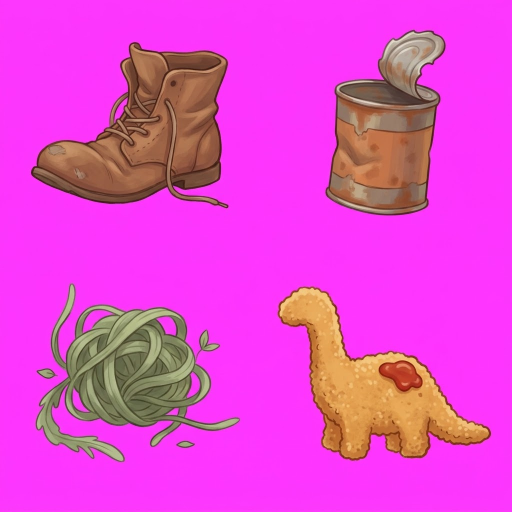
#> input picture assets/Gemini_junk-sheet-a.jpg, 1024 x 1024 px (shown at 1/2 size)
$ python cut-junk.py
#> lines starting #> are read from the running program, lines starting #| are printed output that depends on the picture; after the words box and inside, x2 and y2 are one past the last pixel; in counts of white or black regions, pixels touching at a corner belong together
#!/usr/bin/env python3
"""Cut the junk pulls out of one delivered sheet (T4).

An ART PIPELINE tool, not part of the game: nothing loads it at runtime and it
is not a build step. Fifth of its family after cut-angler.py, cut-vessel.py,
cut-fish.py and cut-gear.py, and the same argument as all four: don't generate
a piece you could cut.

    python3 tools/cut-junk.py <sheet> [source.jpg|png]

Sheets carry several objects on one canvas separated by flat magenta, so they
come apart as connected components. This is cut-fish.py's opening move with the
fish half removed: no caudal peduncle, no tail split, no per-species length,
because a boot has no anatomy and the game draws junk with `background: center /
contain`, which letterboxes whatever aspect it is handed. So the output is one
tight crop per object and nothing is measured into config.

The reason there is a tool here at all, rather than four hand crops: the same
one as everywhere else in this family. If a better sheet ever lands, or the
alpha model changes, the cut is one command instead of an afternoon.

WHAT THIS TOOL HAS THAT cut-fish.py DOES NOT: STRAYS ARE KEPT

cut-fish.py takes the N largest components and DROPS the rest, because the rest
were captions: the Ocean's first sheet came back with species names on it and a
flat size threshold called seventeen word fragments fish.

That rule is wrong here, and sheet A proved it on delivery. The pond weed was
asked for with "a few long fronds straggling out of the clump and a couple of
tiny leaves", and it arrived with exactly that: two of the leaves are detached
from the clump, 597px and 415px against the clump's 69,299. Dropping them
loses art the prompt asked for. So a small component is ATTACHED to a subject
rather than dropped, and the question becomes which subject, and whether the
answer is ever in doubt.

It is not, and the threshold is derived rather than picked. A stray joins the
nearest subject when its bounding box is within HALF THE SMALLEST GAP BETWEEN
ANY TWO SUBJECTS on that sheet. Half, because that is the largest cap for which
no stray can be inside two subjects' caps at once: the attachment is
unambiguous by construction rather than by a number someone liked, and it
rescales itself per sheet instead of assuming sheet A's spacing.

On sheet A the measurement is not close: both strays sit INSIDE the weed's own
bounding box (gap 0.0px), the next nearest subject is 166px and 320px away, the
narrowest subject-to-subject band is 76px, so the cap is 38px. Anything past
the cap stops the tool instead of being quietly dropped, because on this sheet
that can only be a caption or a subject the layout did not name, and both are
worth a human looking at.

ALPHA IS THE UNMIX MODEL, NOT THE DISTANCE RAMP

Same choice as the fish, the gear and the Whaler's glass, and for the same
reason: a JPEG's ringing around a saturated key is not a linear mix, so the
ramp reads a half-magenta edge pixel as nearly opaque and leaves a pink rim.
`gap = min(R,B) - G` is linear in how much key a pixel carries, and it clips to
opaque on every warm or neutral colour in this palette. Sheet A measured 0 px
of residual key inside the subjects, so there is nothing left to despill.
"""
import sys, os
from collections import deque
import numpy as np
from PIL import Image

ROOT = os.path.dirname(os.path.dirname(os.path.abspath(__file__)))

# Which pieces are on which sheet, in READING ORDER: rows top to bottom, and
# left to right within a row. The prompt's own layout written down, exactly as
# cut-fish.py does it, and deliberately not a grid of quadrant names: sheet A is
# 2x2 and sheet B is 3x2, and a list covers both without the table knowing.
SHEETS = {
    "a": dict(src="assets/Gemini_junk-sheet-a.jpg",
              layout=["boot", "can", "weed", "nugget"]),
    # Registered ahead of the art, the way R6's wave 2 was, so cutting the
    # delivered sheet is one command.
    "b": dict(src="assets/Gemini_junk-sheet-b.jpg",
              layout=["unicorn", "turtle", "cube", "frisbee", "chocolate", "mask"]),
}

TOL = 70.0        # backdrop flood tolerance, cut-fish.py's, unchanged
SOLID = 0.12      # alpha above which a pixel joins a component, likewise

name = sys.argv[1] if len(sys.argv) > 1 else "a"
S = SHEETS[name]
SRC = sys.argv[2] if len(sys.argv) > 2 else os.path.join(ROOT, S["src"])

im = Image.open(SRC).convert("RGB")
#> im is the input picture: PIL image 1024x1024 RGB; mean R, G, B 228, 69.6, 208.5
W, H = im.size
#> W = 1024; H = 1024
a = np.asarray(im, dtype=np.float64)

border = np.concatenate([a[0:3].reshape(-1, 3), a[-3:].reshape(-1, 3),
                         a[:, 0:3].reshape(-1, 3), a[:, -3:].reshape(-1, 3)])
KEY = np.median(border, axis=0)
#> KEY = [253, 55, 253]
dist = np.sqrt(((a - KEY) ** 2).sum(axis=2))
print("sheet %s  %dx%d  key %s (stdev %s)"
      % (name, W, H, KEY.round(1), border.std(axis=0).round(1)))
#| sheet a  1024x1024  key [253.  55. 253.] (stdev [1.  2.4 1.7])

# 1. flood the backdrop in from the border, then take the enclosed pockets too:
#    the hole through a boot's lace loop and the gaps in a weed tangle are
#    backdrop the border cannot reach.
bg = np.zeros((H, W), dtype=bool)
q = deque()
for x in range(W):
    for y in (0, H - 1):
        if dist[y, x] <= TOL and not bg[y, x]:
            bg[y, x] = True; q.append((x, y))
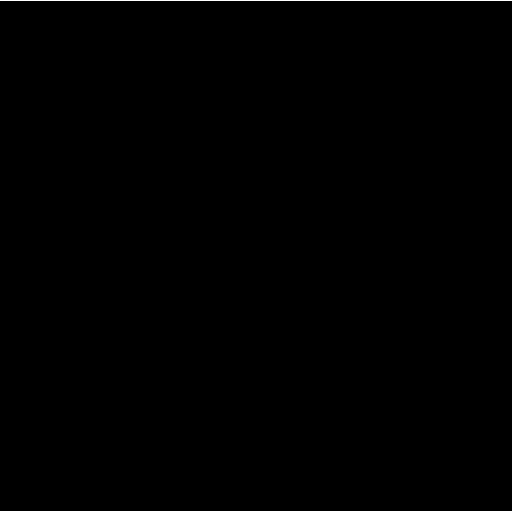
#> bg: shape (1024, 1024) bool (shown at 1/2 size); 0.2% white in thin lines or dots
for y in range(H):
    for x in (0, W - 1):
        if dist[y, x] <= TOL and not bg[y, x]:
            bg[y, x] = True; q.append((x, y))
#> bg: shape (1024, 1024) bool; 0.39% white in thin lines or dots
while q:
    x, y = q.popleft()
    for nx, ny in ((x+1, y), (x-1, y), (x, y+1), (x, y-1)):
        if 0 <= nx < W and 0 <= ny < H and not bg[ny, nx] and dist[ny, nx] <= TOL:
            bg[ny, nx] = True; q.append((nx, ny))
#> bg: shape (1024, 1024) bool; 73.4% white; 6 black regions, box (x1, y1, x2, y2) and area: (62, 84, 457, 417) 78277, (71, 566, 480, 925) 72339, (555, 572, 983, 922) 64809, (650, 59, 892, 431) 61974, (73, 736, 116, 758) 597, (352, 881, 390, 896) 415
pockets = (dist <= TOL) & ~bg
#> pockets: shape (1024, 1024) bool; 0.33% white; 6 white regions, box (x1, y1, x2, y2) and area: (167, 621, 222, 664) 969, (316, 634, 352, 670) 805, (375, 746, 399, 794) 598, (146, 780, 175, 823) 525, (230, 199, 254, 240) 387, (338, 817, 356, 830) 143
bg |= pockets
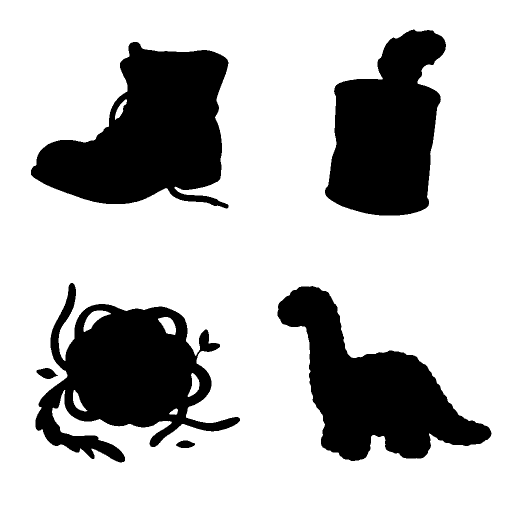
#> bg: shape (1024, 1024) bool (shown at 1/2 size); 73.8% white; 6 black regions, box (x1, y1, x2, y2) and area: (62, 84, 457, 417) 77890, (71, 566, 480, 925) 69299, (555, 572, 983, 922) 64809, (650, 59, 892, 431) 61974, (73, 736, 116, 758) 597, (352, 881, 390, 896) 415

# 2. alpha, by unmixing the key out (see the docstring)
gap = np.minimum(a[..., 0], a[..., 2]) - a[..., 1]
alpha = np.clip(1.0 - gap / (min(KEY[0], KEY[2]) - KEY[1]), 0.0, 1.0)
alpha[bg] = 0.0
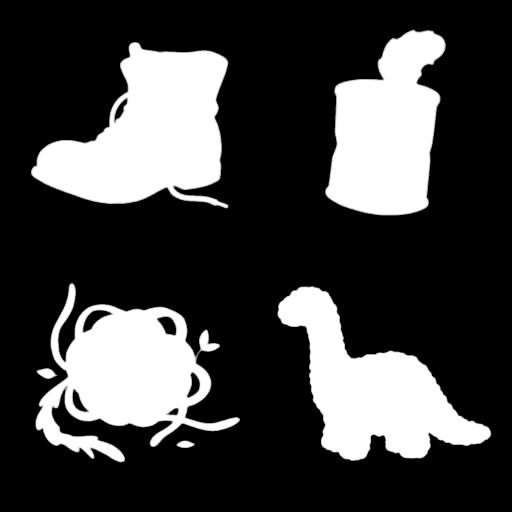
#> alpha: shape (1024, 1024) float64 (shown at 1/2 size); min 0, max 1, mean 0.257
t = np.clip(alpha, 1e-3, 1.0)[..., None]
fg = np.clip((a - (1.0 - t) * KEY) / t, 0, 255)
keyed = np.dstack([fg, alpha * 255])
interior = alpha > 0.9
#> interior: shape (1024, 1024) bool; 24.6% white; 7 white regions, largest, box (x1, y1, x2, y2) and area: (64, 86, 454, 415) 73994, (556, 574, 980, 920) 61995, (73, 569, 478, 923) 61888
violet = interior & (np.minimum(fg[..., 0], fg[..., 2]) - fg[..., 1] > 25)
#> violet: shape (1024, 1024) bool; every value is 0
print("backdrop %.2f%% (%d px of it enclosed); residual key inside the subjects "
      "%d px (%.4f%% of interior)"
      % (100 * bg.mean(), pockets.sum(), violet.sum(),
         100 * violet.sum() / max(interior.sum(), 1)))
#| backdrop 73.78% (3427 px of it enclosed); residual key inside the subjects 0 px (0.0000% of interior)

# 3. connected components
solid = alpha > SOLID
lab = np.zeros((H, W), dtype=np.int32)
comps = []
for sy in range(H):
    for sx in range(W):
        if solid[sy, sx] and lab[sy, sx] == 0:
            n = len(comps) + 1
            lab[sy, sx] = n
            stack = [(sx, sy)]
            xs, ys = [], []
            while stack:
                x, y = stack.pop()
                xs.append(x); ys.append(y)
                for nx, ny in ((x+1, y), (x-1, y), (x, y+1), (x, y-1)):
                    if 0 <= nx < W and 0 <= ny < H and solid[ny, nx] and lab[ny, nx] == 0:
                        lab[ny, nx] = n; stack.append((nx, ny))
            comps.append(dict(id=n, px=len(xs), x0=min(xs), y0=min(ys),
                              x1=max(xs), y1=max(ys)))
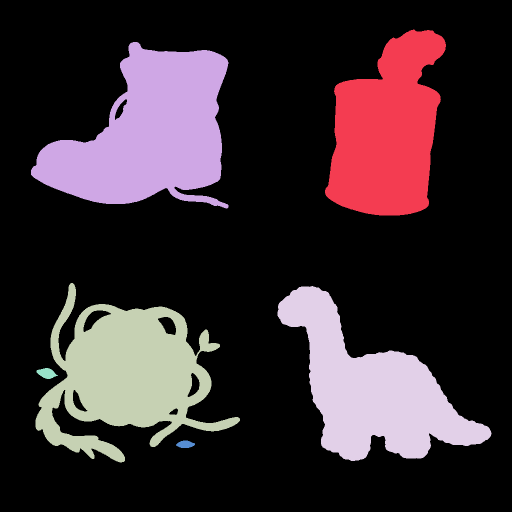
#> lab: shape (1024, 1024) int32 (shown at 1/2 size); 7 distinct labels, from 0 to 6; one colour per label, 0 black
want = len(S["layout"])
if len(comps) < want:
    sys.exit("  ✗ only %d components for %d objects: two subjects have merged" %
             (len(comps), want))
comps.sort(key=lambda c: -c["px"])
seeds, strays = comps[:want], comps[want:]
print("found %d components; %d subjects (%d..%d px), %d stray"
      % (len(comps), want, seeds[-1]["px"], seeds[0]["px"], len(strays)))
#| found 6 components; 4 subjects (61974..77890 px), 2 stray


# 4. reading order: rows found rather than assumed, so a 2x2 and a 3x2 both come
#    out in the order the prompt listed them. cut-fish.py's function, unchanged.
#    It runs BEFORE the strays are attached, only so a stray can be reported
#    against the name the layout gives its subject. `seeds` is sorted by SIZE,
#    and the first draft printed layout[size_index], which named the weed's two
#    leaves as the can's: the grouping was right and the line about it was
#    wrong, which is the whole reason this repo prints what it measured.
def reading_order(cs):
    heights = sorted(c["y1"] - c["y0"] + 1 for c in cs)
#> heights = [333, 350, 359, 372]
    gap = heights[len(heights) // 2] / 2
#> gap = 179.5
    rows, rest = [], sorted(cs, key=lambda c: (c["y0"] + c["y1"]) / 2)
#> rows = []
    for c in rest:
        cy = (c["y0"] + c["y1"]) / 2
        if rows and cy - (rows[-1][-1]["y0"] + rows[-1][-1]["y1"]) / 2 <= gap:
            rows[-1].append(c)
        else:
            rows.append([c])
    return [c for row in rows for c in sorted(row, key=lambda c: (c["x0"] + c["x1"]) / 2)]


ordered = reading_order(seeds)
name_of = {s["id"]: jid for s, jid in zip(ordered, S["layout"])}


def boxgap(A, B):
    dx = max(B["x0"] - A["x1"], A["x0"] - B["x1"], 0)
#> dx = 0
    dy = max(B["y0"] - A["y1"], A["y0"] - B["y1"], 0)
#> dy = 150
    return (dx * dx + dy * dy) ** 0.5


# 5. attach the strays. The cap is half the narrowest subject-to-subject gap on
#    THIS sheet, which is the largest cap that cannot put one stray inside two
#    subjects at once. Nothing is dropped silently: a stray past the cap stops
#    the tool, because it is a caption or an unnamed subject and both want eyes.
pairs = [boxgap(seeds[i], seeds[j]) for i in range(want) for j in range(i + 1, want)]
#> pairs = [150, 184.8, 194, 76, 218.5, 142]
cap = min(pairs) / 2
print("subject spacing: narrowest band %.1f px, so a stray attaches within %.1f px"
      % (min(pairs), cap))
#| subject spacing: narrowest band 76.0 px, so a stray attaches within 38.0 px
for s in strays:
    near = sorted((boxgap(s, k), i) for i, k in enumerate(seeds))
    if near[0][0] > cap:
        sys.exit("  ✗ a %d px component at %d,%d is %.1f px from the nearest subject, "
                 "past the %.1f px cap: caption, watermark or an unnamed subject"
                 % (s["px"], s["x0"], s["y0"], near[0][0], cap))
    s["owner"] = near[0][1]
    print("  stray %5d px at %4d,%-4d joins %-9s (%.1f px away; next subject %.1f px)"
          % (s["px"], s["x0"], s["y0"], name_of[seeds[near[0][1]]["id"]],
             near[0][0], near[1][0]))

# 6. one tight crop per object, its strays included. Tight and not square: all
#    three places the game draws junk (the catch card, the journal shelf, the
#    #fish box in the scene) use `background: center / contain`, which fits any
#    aspect and centres it, and every sprite these overwrite is tight already.
block = []
for seed, jid in zip(ordered, S["layout"]):
    ids = [seed["id"]] + [s["id"] for s in strays
                          if seeds[s["owner"]]["id"] == seed["id"]]
    m = np.isin(lab, ids)
    ys, xs = np.where(m)
    x0, x1, y0, y1 = xs.min(), xs.max(), ys.min(), ys.max()
    out = np.zeros_like(keyed)
    out[m] = keyed[m]
    img = Image.fromarray(out.astype(np.uint8), "RGBA").crop((x0, y0, x1 + 1, y1 + 1))
    path = os.path.join(ROOT, "assets", "junk-%s.png" % jid)
    img.save(path, optimize=True)
    print("  %-20s %-11s %6.1f KB  %d px painted in %d component(s)"
          % (os.path.basename(path), "%dx%d" % img.size,
             os.path.getsize(path) / 1024, int(m.sum()), len(ids)))
    block.append('      { id: "%s", name: "…", file: "junk-%s" },' % (jid, jid))
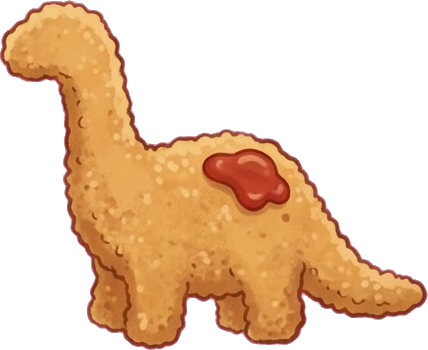
#> img: PIL image 428x350 RGBA; mean R, G, B, A 89.8, 59.2, 31.6, 108.7; transparent parts drawn white
#> m: shape (1024, 1024) bool; 6.2% white; 1 white region, box (x1, y1, x2, y2) and area: (555, 572, 983, 922) 64809
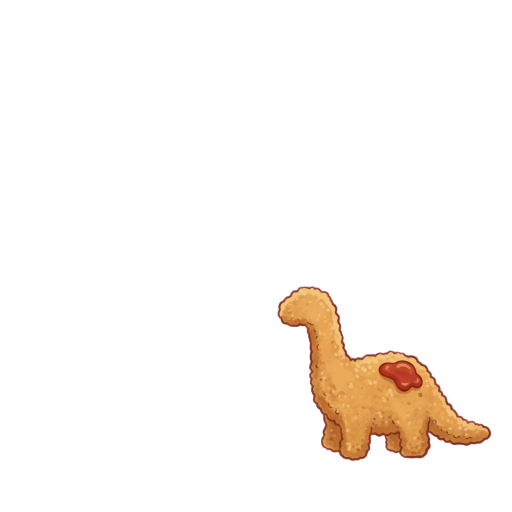
#> out: shape (1024, 1024, 4) float64 (shown at 1/2 size); mean R, G, B, A 12.8, 8.5, 4.5, 15.5; transparent parts drawn white
#> after the loop, block = 4 items

# 7. the contact strip, at the size that actually decides this milestone. An
#    assertion proves the code ran; only a picture says whether a frisbee still
#    reads as a frisbee at 34px, which is what the journal shelf shows.
CELL = 34
strip = Image.new("RGBA", (CELL * len(S["layout"]), CELL), (0, 0, 0, 0))
#> strip: PIL image 136x34 RGBA; every value is 0
for i, jid in enumerate(S["layout"]):
    piece = Image.open(os.path.join(ROOT, "assets", "junk-%s.png" % jid))
    piece.thumbnail((CELL, CELL), Image.LANCZOS)
    strip.alpha_composite(piece, (i * CELL + (CELL - piece.width) // 2,
                                  (CELL - piece.height) // 2))
strip.save("/tmp/junk-%s-34px.png" % name)
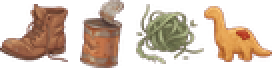
#> saved as junk-a-34px.png: PIL image 136x34 RGBA (shown 2 times larger); mean R, G, B, A 82, 59.4, 42.6, 108.2; transparent parts drawn white
print("\n  shelf-size contact strip: /tmp/junk-%s-34px.png  (LOOK AT IT)" % name)
print("\n  CONFIG.junk.items, names still to write:\n")
print("\n".join(block))
#|       { id: "boot", name: "…", file: "junk-boot" },
#|       { id: "can", name: "…", file: "junk-can" },
#|       { id: "weed", name: "…", file: "junk-weed" },
#|       { id: "nugget", name: "…", file: "junk-nugget" },
